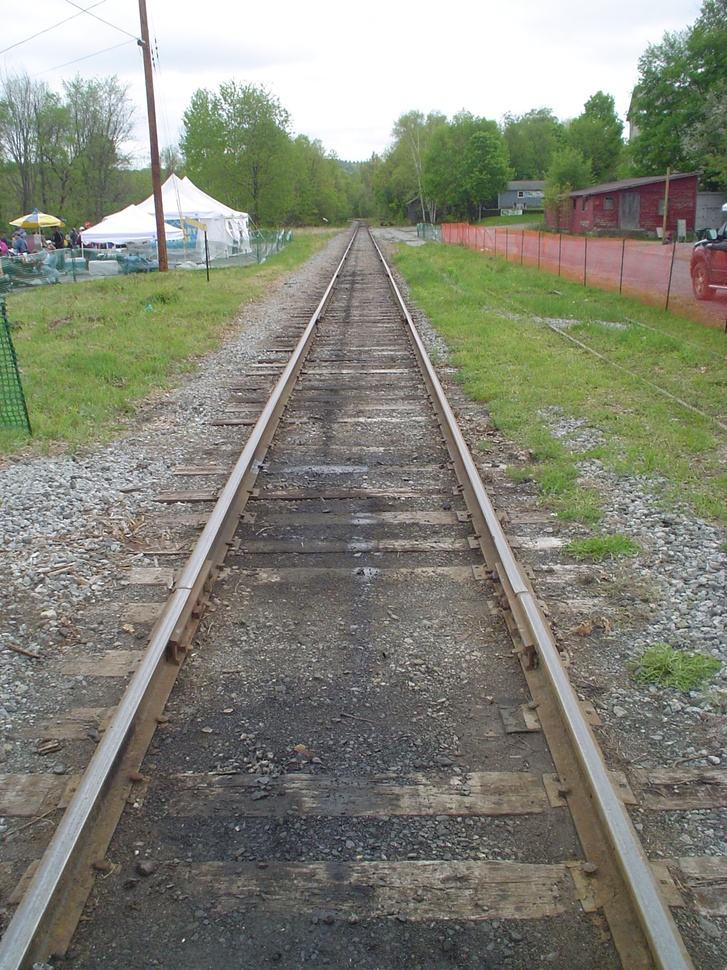
#> input picture p0623/images/test1.jpg, 727 x 970 px, shrunk from 1536 x 2048 before the run, found by its file name
$ python 02_test.py
#> lines starting #> are read from the running program, lines starting #| are printed output that depends on the picture
import cv2, sys

image_file = 'test1.jpg'  # 얼굴 포함된 사진

# CascadeClassifier xml 파일의 경로
cascade_file = 'C:\\Users\\Playdata\\Desktop\\opencv-master\\opencv-master\data\\haarcascades\\haarcascade_frontalface_default.xml'
# haarcascade_frontalface_default.xml
# 판별할 이미지 읽음
image = cv2.imread(image_file)
#> image is the input picture: shape (970, 727, 3); mean B, G, R 119.5, 132.6, 130.7

# 이미지를 흑백처리
image_gs = cv2.cvtColor(image, cv2.COLOR_BGR2GRAY)
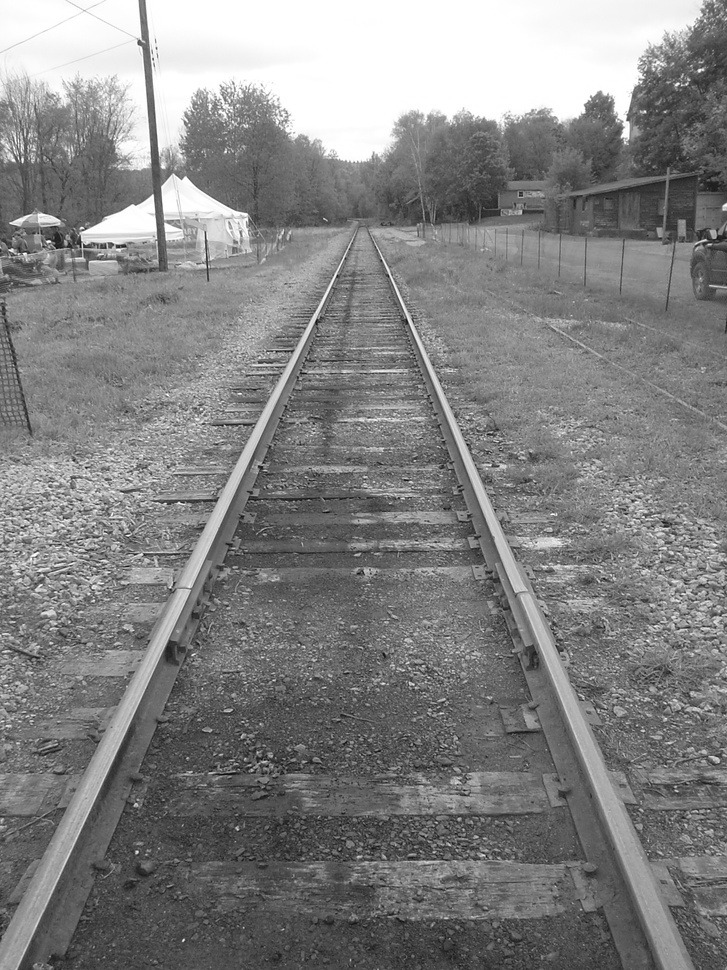
#> image_gs: shape (970, 727); min 4, max 255, mean 130.5

# opencv 머신러닝 CascadeClassifier 파일 로드. 학습 데이터 로드
cascade = cv2.CascadeClassifier(cascade_file)
print(cascade)

# 판별할 이미지를 학습 데이터를 기반으로 분석작업.
# param1:판별할 이미지 / param2:스케일값(보통 1~1.5 ) / param3:분석시 판별횟수 기준 / param4: 최소사이즈
# return 값: 결과로 판별된 좌표 리스트. [[x,y,w,h],[x,y,w,h],[x,y,w,h]...]
# x:판별된 부분의 좌측상단의 x좌표 / y:판별된 부분의 좌측상단의 y좌표.
# w:판별된 부분의 가로길이 / h:판별된 부분의 세로길이
face_list = cascade.detectMultiScale(image_gs, scaleFactor=1.1, minNeighbors=1, minSize=(150, 150))
#> face_list = ()

if len(face_list) > 0:

    print(face_list)
    color = (0, 0, 255)
    for face in face_list:
        x, y, w, h = face
        cv2.rectangle(image, (x, y), (x + w, y + h), color, thickness=8)

    cv2.imwrite("res.png", image)

else:
    print("no face")
